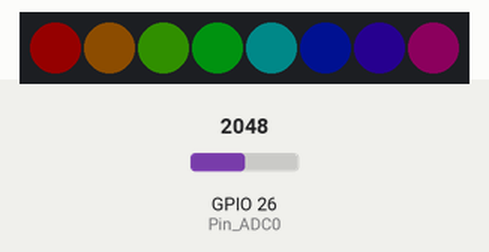
Bench run of a sketch on a simulated ESP32. Parts: 8 RGB LEDs in strip order, left to right. The inputs (shaded band) are chosen by the test bench; at power-on: GPIO 26 (Pin_ADC0) = 2048. Dim RGB values are drawn brighter than linear.

Above: at 1.2 s.
1.3 s: GPIO 26 (Pin_ADC0) set to 2866
At 2.5 s:
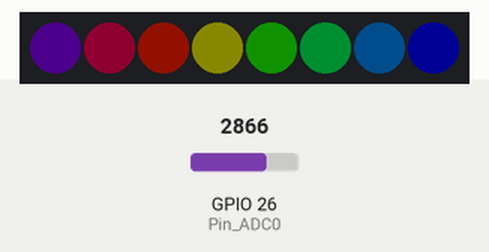
2.8 s: GPIO 26 (Pin_ADC0) set to 4095
At 3.7 s:
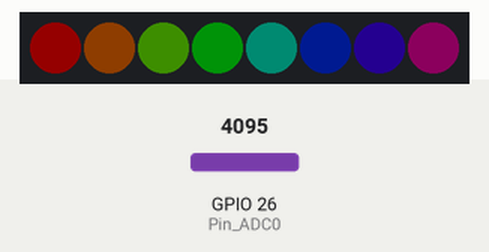
4.3 s: GPIO 26 (Pin_ADC0) set to 1228
At 5.0 s:
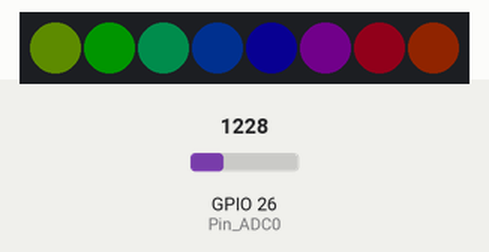
5.8 s: GPIO 26 (Pin_ADC0) set to 491
At 7.0 s:
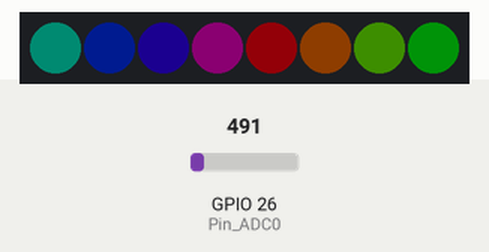
7.3 s: GPIO 26 (Pin_ADC0) set to 2047
At 8.2 s:
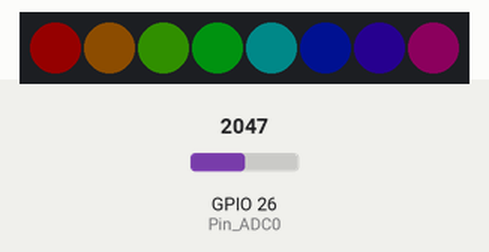
Timing chart, 0 to 9.8 s (numbered marks = the images above; inputs shaded):
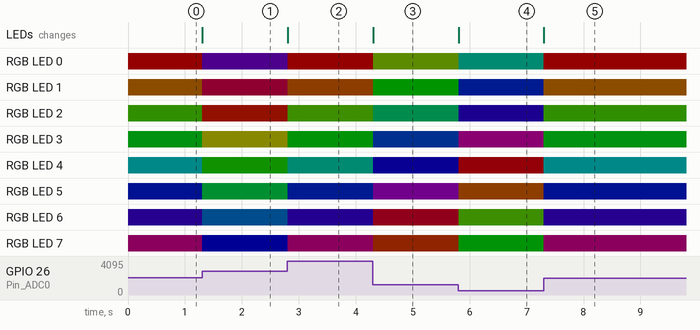

The sketch:

Sketch_10.3_SoftRainbowLight.ino
```cpp
/**********************************************************************
  Filename    : SoftRainbowLight
  Description : Make the strip light up in rainbow colors.
  Auther      : www.freenove.com
  Modification: 2021/10/13
**********************************************************************/
#include <Adafruit_NeoPixel.h>

#define Pin       15
#define NumPixels 8
#define Pin_ADC0  26
int red = 0;
int green = 0;
int blue = 0;
int adcVal = 0;
Adafruit_NeoPixel strip(NumPixels, Pin, NEO_GRB + NEO_KHZ800);

void setup(){
  strip.begin();
  strip.setBrightness(20);
}
void loop(){
  adcVal = map(analogRead(Pin_ADC0), 0, 1023, 0, 255);
  for(int i=0; i< 8; i++) {
    Wheel(((i * 256 / 8) + adcVal) & 255);
    strip.setPixelColor(i, strip.Color(red, green, blue));
  }
  strip.show();
  delay(10);
}

void Wheel(byte WheelPos) {
  WheelPos = 255 - WheelPos;
  if(WheelPos < 85) {
    red = 255 - WheelPos * 3;
    green = 0;
    blue = WheelPos * 3;
  }else if(WheelPos < 170) {
    WheelPos -= 85;
    red = 0;
    green = WheelPos * 3;
    blue = 255 - WheelPos * 3;
  }else{
    WheelPos -= 170;
    red = WheelPos * 3;
    green = 255 - WheelPos * 3;
    blue = 0;
  }
}
```

Measured:
- after the input at 1.3 s, RGB LED 0: RGB(20, 0, 0) → RGB(7, 0, 13) at once; RGB LED 1: RGB(13, 7, 0) → RGB(15, 0, 5) at once; RGB LED 2: RGB(5, 15, 0) → RGB(18, 2, 0) at once; RGB LED 3: RGB(0, 18, 2) → RGB(10, 10, 0) at once; RGB LED 4: RGB(0, 10, 10) → RGB(2, 18, 0) at once; the LEDs: change at once (image 1)
- after the input at 2.8 s, RGB LED 0: RGB(7, 0, 13) → RGB(20, 0, 0) at once; RGB LED 1: RGB(15, 0, 5) → RGB(14, 6, 0) at once; RGB LED 2: RGB(18, 2, 0) → RGB(6, 14, 0) at once; RGB LED 3: RGB(10, 10, 0) → RGB(0, 19, 1) at once; RGB LED 4: RGB(2, 18, 0) → RGB(0, 11, 9) at once; the LEDs: change at once (image 2)
- after the input at 4.3 s, RGB LED 0: RGB(20, 0, 0) → RGB(8, 12, 0) at once; RGB LED 1: RGB(14, 6, 0) → RGB(0, 20, 0) at once; RGB LED 2: RGB(6, 14, 0) → RGB(0, 13, 7) at once; RGB LED 3: RGB(0, 19, 1) → RGB(0, 5, 15) at once; RGB LED 4: RGB(0, 11, 9) → RGB(1, 0, 18) at once; the LEDs: change at once (image 3)
- after the input at 5.8 s, RGB LED 0: RGB(8, 12, 0) → RGB(0, 11, 9) at once; RGB LED 1: RGB(0, 20, 0) → RGB(0, 3, 16) at once; RGB LED 2: RGB(0, 13, 7) → RGB(3, 0, 16) at once; RGB LED 3: RGB(0, 5, 15) → RGB(11, 0, 9) at once; RGB LED 4: RGB(1, 0, 18) → RGB(19, 0, 1) at once; the LEDs: change at once (image 4)
- after the input at 7.3 s, RGB LED 0: RGB(0, 11, 9) → RGB(20, 0, 0) at once; RGB LED 1: RGB(0, 3, 16) → RGB(13, 7, 0) at once; RGB LED 2: RGB(3, 0, 16) → RGB(5, 15, 0) at once; RGB LED 3: RGB(11, 0, 9) → RGB(0, 18, 2) at once; RGB LED 4: RGB(19, 0, 1) → RGB(0, 10, 10) at once; the LEDs: change at once (image 5)
